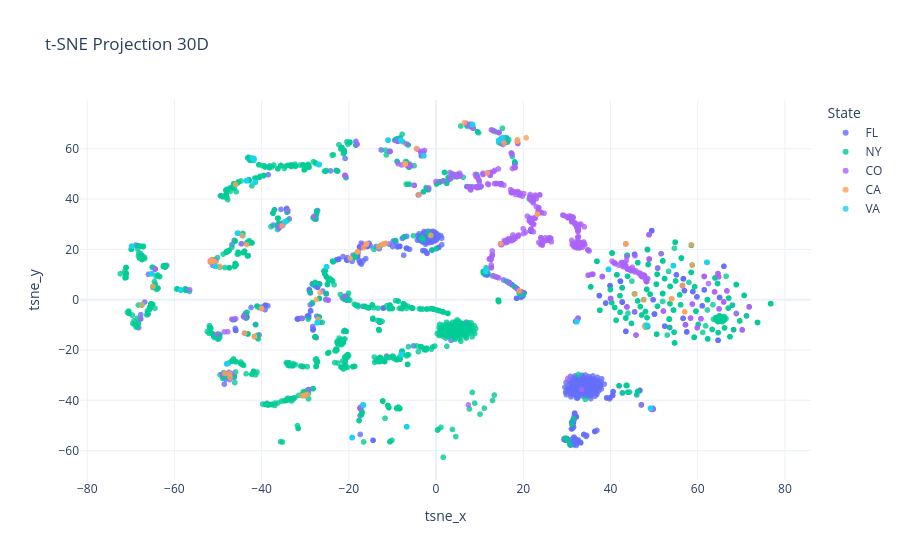

Write notebook code for a chart like this one.
### Code cell
# 1) 50D spectral embedding with node labels included
all_emb_30 = spectral_embed_from_adjacency(
    M_all,
    n_components=30,
    node_ids=node_ids,
    make_symmetric=True,
    zero_self_loops=True,
    use_sparse=True,
    random_state=42
)

# 2) t-SNE on those 50 dims -> 2D
feat_cols_30 = ["x", "y"] + [f"x{i}" for i in range(2, 30)]  # total 50 columns
tsne_df_30 = tsne_reduce(all_emb_50, feature_cols=feat_cols_30, perplexity=30.0, max_iter=1000, random_state=42)

# (Optional) add a simple row index to hover too
tsne_df_30["node_index"] = range(len(tsne_df_30))  # matrix row number
# If you stored any attrs in G_all (e.g., total_count, clusters), you can merge them:
# attrs = pd.Series(nx.get_node_attributes(G_all, "total_count"), name="total_count")
# tsne_df = tsne_df.merge(attrs, left_on="node_id", right_index=True, how="left")
# Suppose you have a DataFrame `meta_df` with your extra columns:
# meta_df columns: ["GlobalEventID", "date", "EventCode", "state", "title"]

# Merge metadata onto the t-SNE result (assuming node_id == GlobalEventID)
merged_df_30 = tsne_df_30.merge(
    global_db[["GlobalEventID", "EventCode", "state", "title"]],
    left_on="node_id", right_on="GlobalEventID", how="left"
)

# --- Plot colored by state ---
fig_30 = px.scatter(
    merged_df_30,
    x="tsne_x",
    y="tsne_y",
    color="state",                          # color by state
    hover_data={
        "GlobalEventID": True,
        "EventCode": True,
        "title": True,
        "state": False,                     # shown via color already
        "tsne_x": False,
        "tsne_y": False,
    },
    title="t-SNE Projection 30D",
    template="plotly_white"
)

fig_30.update_traces(marker=dict(size=6, opacity=0.8))
fig_30.update_layout(legend_title_text="State")
fig_30.show()

# 3) Plot with hover showing both the GlobalEventID and row index
#fig = plot_tsne(tsne_df, id_cols=["node_id", "node_index"])
# fig.show()

### Figure 1 — Plotly figure (JSON) as saved in the notebook; plotly's stock layout.template omitted (floating-point values rounded to 4 significant figures; data arrays with more than 128 entries replaced by an {"elided": "..."} marker saying what was removed)
{"data": [{"customdata": {"elided": "861x4 mixed values"}, "hovertemplate": "GlobalEventID=%{customdata[0]}<br>EventCode=%{customdata[1]}<br>title=%{customdata[2]}<extra></extra>", "legendgroup": "FL", "marker": {"color": "#636efa", "opacity": 0.8, "size": 6, "symbol": "circle"}, "mode": "markers", "name": "FL", "showlegend": true, "type": "scattergl", "x": {"elided": "861 float values"}, "xaxis": "x", "y": {"elided": "861 float values"}, "yaxis": "y"}, {"customdata": {"elided": "1517x4 mixed values"}, "hovertemplate": "GlobalEventID=%{customdata[0]}<br>EventCode=%{customdata[1]}<br>title=%{customdata[2]}<extra></extra>", "legendgroup": "NY", "marker": {"color": "#00cc96", "opacity": 0.8, "size": 6, "symbol": "circle"}, "mode": "markers", "name": "NY", "showlegend": true, "type": "scattergl", "x": {"elided": "1517 float values"}, "xaxis": "x", "y": {"elided": "1517 float values"}, "yaxis": "y"}, {"customdata": {"elided": "541x4 mixed values"}, "hovertemplate": "GlobalEventID=%{customdata[0]}<br>EventCode=%{customdata[1]}<br>title=%{customdata[2]}<extra></extra>", "legendgroup": "CO", "marker": {"color": "#ab63fa", "opacity": 0.8, "size": 6, "symbol": "circle"}, "mode": "markers", "name": "CO", "showlegend": true, "type": "scattergl", "x": {"elided": "541 float values"}, "xaxis": "x", "y": {"elided": "541 float values"}, "yaxis": "y"}, {"customdata": {"elided": "73x4 mixed values"}, "hovertemplate": "GlobalEventID=%{customdata[0]}<br>EventCode=%{customdata[1]}<br>title=%{customdata[2]}<extra></extra>", "legendgroup": "CA", "marker": {"color": "#FFA15A", "opacity": 0.8, "size": 6, "symbol": "circle"}, "mode": "markers", "name": "CA", "showlegend": true, "type": "scattergl", "x": [20.66, 18.63, 15.56, 18.63, 54.0, 54.0, 54.0, -67.44, -44.54, -7.053, -7.053, -7.053, -7.053, -4.518, -25.11, 18.66, -47.25, -48.41, -47.36, -51.38, -51.73, -51.73, -26.6, -49.62, -50.63, -51.16, 43.53, 43.53, 6.485, -64.92, 11.75, 57.02, 57.02, 14.81, -15.95, -15.95, -15.95, -19.7, -16.61, -12.05, -1.213, -12.28, -3.935, -43.91, -27.06, 58.54, 47.8, -27.48, -18.0, -18.0, -18.0, -18.0, -18.0, -40.01, -40.01, 23.23, 23.23, -43.43, -35.3, -41.63, -41.63, -11.52, 56.52, 47.62, -13.18, 58.73, 45.53, -29.62, -30.12, -30.67, 19.09, -8.088, -45.98], "xaxis": "x", "y": [64.33, 63.02, 62.32, 63.02, 0.324, 0.324, 0.324, -2.05, 25.58, 53.98, 53.98, 53.98, 53.98, 60.08, 13.06, 63.54, -30.84, -29.32, -29.45, 15.86, 15.53, 14.98, 2.875, 13.25, 15.0, 15.3, 22.18, 22.18, 70.34, 5.218, 50.4, -4.831, -4.831, 22.2, 22.14, 22.14, 22.14, 16.43, 20.65, 22.12, 25.55, 22.07, 41.74, -13.29, -7.797, 21.78, -10.5, 0.009881, 19.04, 19.04, 19.04, 19.04, 19.04, -3.493, -3.493, 33.98, 33.98, 21.86, 29.32, -14.67, -14.67, 22.34, 5.626, -0.002962, 20.99, 13.79, 2.296, -37.65, -38.07, -38.18, 3.496, 63.39, 45.81], "yaxis": "y"}, {"customdata": {"elided": "248x4 mixed values"}, "hovertemplate": "GlobalEventID=%{customdata[0]}<br>EventCode=%{customdata[1]}<br>title=%{customdata[2]}<extra></extra>", "legendgroup": "VA", "marker": {"color": "#19d3f3", "opacity": 0.8, "size": 6, "symbol": "circle"}, "mode": "markers", "name": "VA", "showlegend": true, "type": "scattergl", "x": {"elided": "248 float values"}, "xaxis": "x", "y": {"elided": "248 float values"}, "yaxis": "y"}], "layout": {"legend": {"title": {"text": "State"}, "tracegroupgap": 0}, "title": {"text": "t-SNE Projection 30D"}, "xaxis": {"anchor": "y", "domain": [0, 1], "title": {"text": "tsne_x"}}, "yaxis": {"anchor": "x", "domain": [0, 1], "title": {"text": "tsne_y"}}}}
